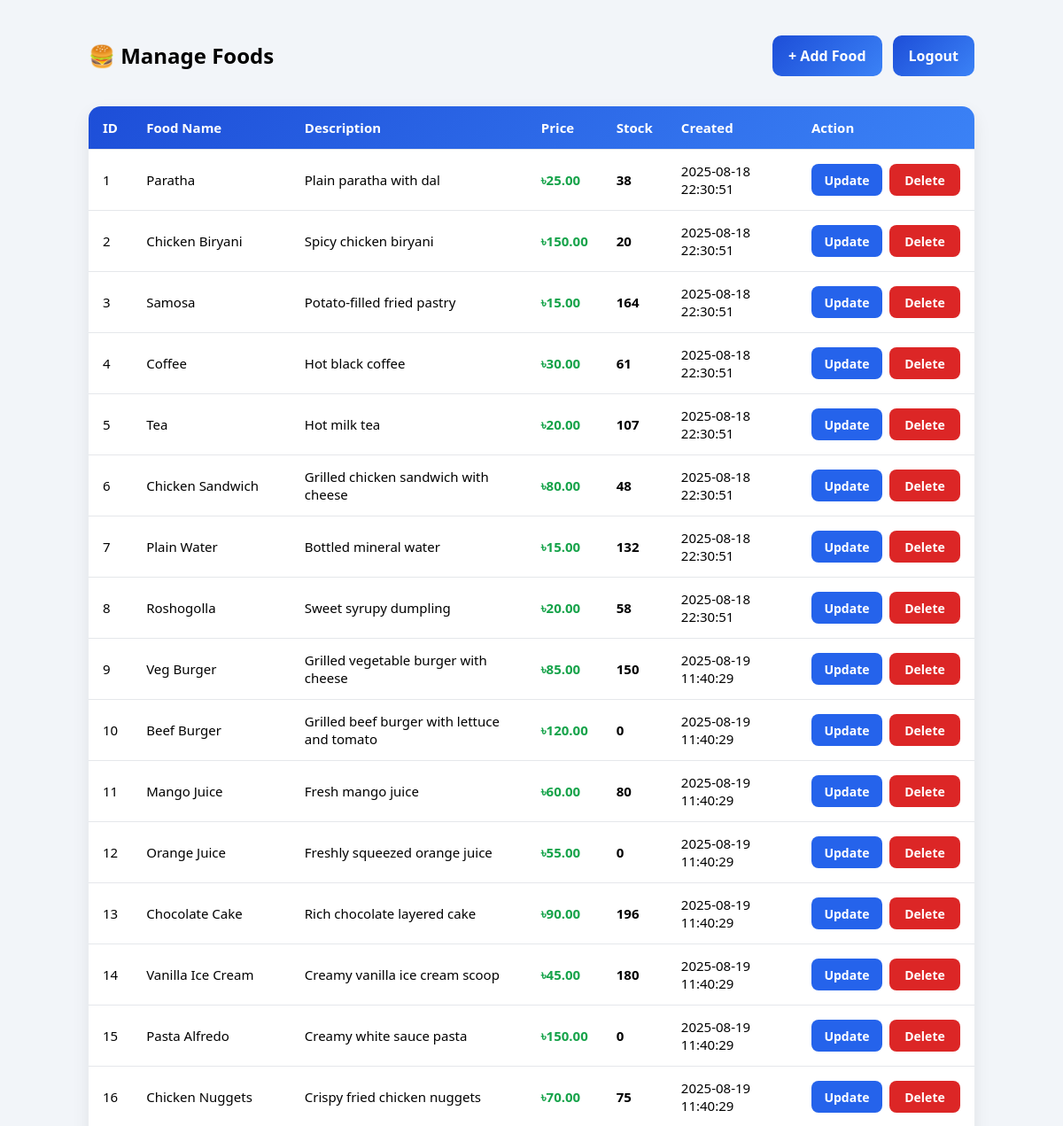
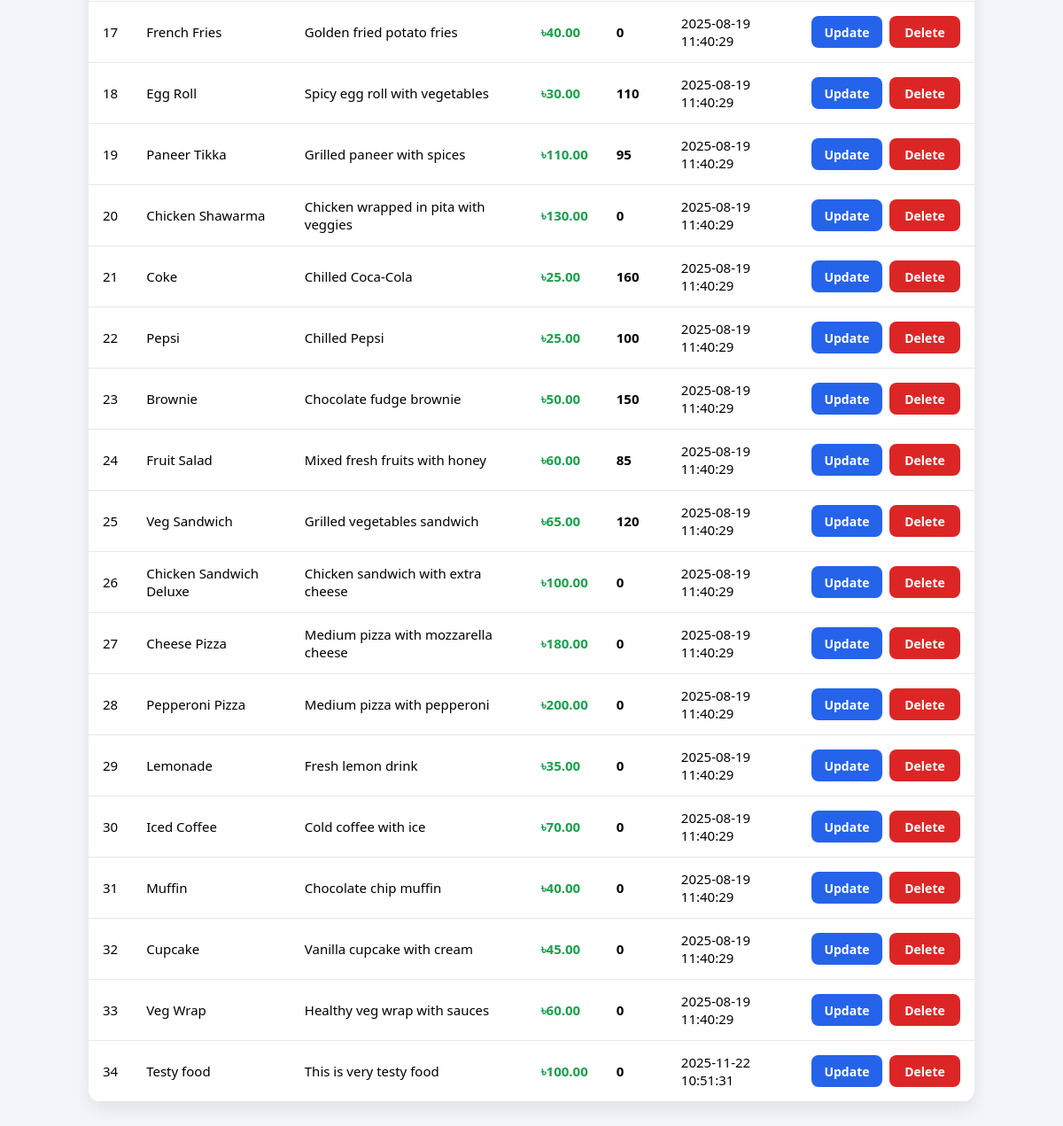
The page /admin/foodModify.php (signed in) on the database as committed earlier (2 pictures, top to bottom).
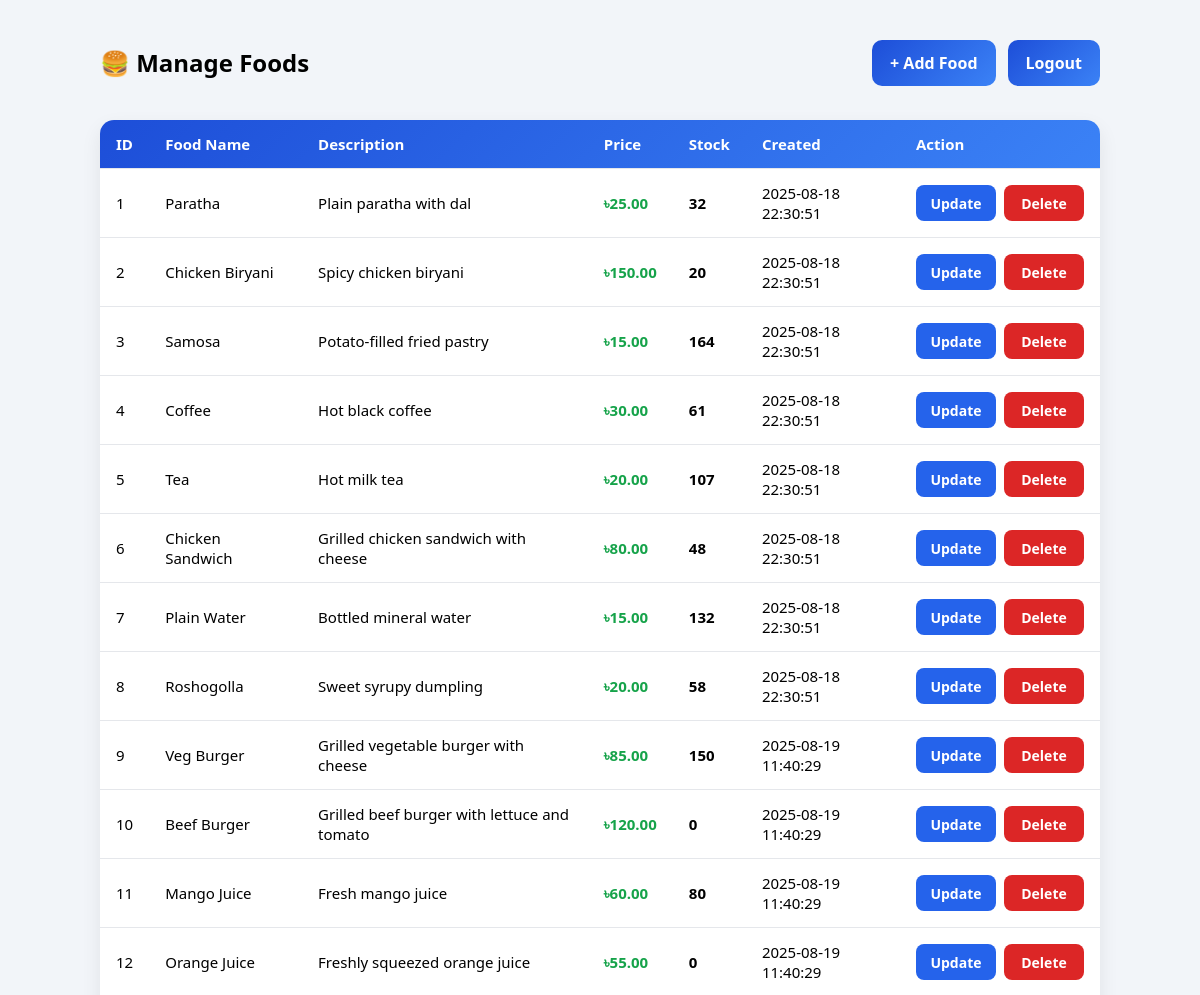
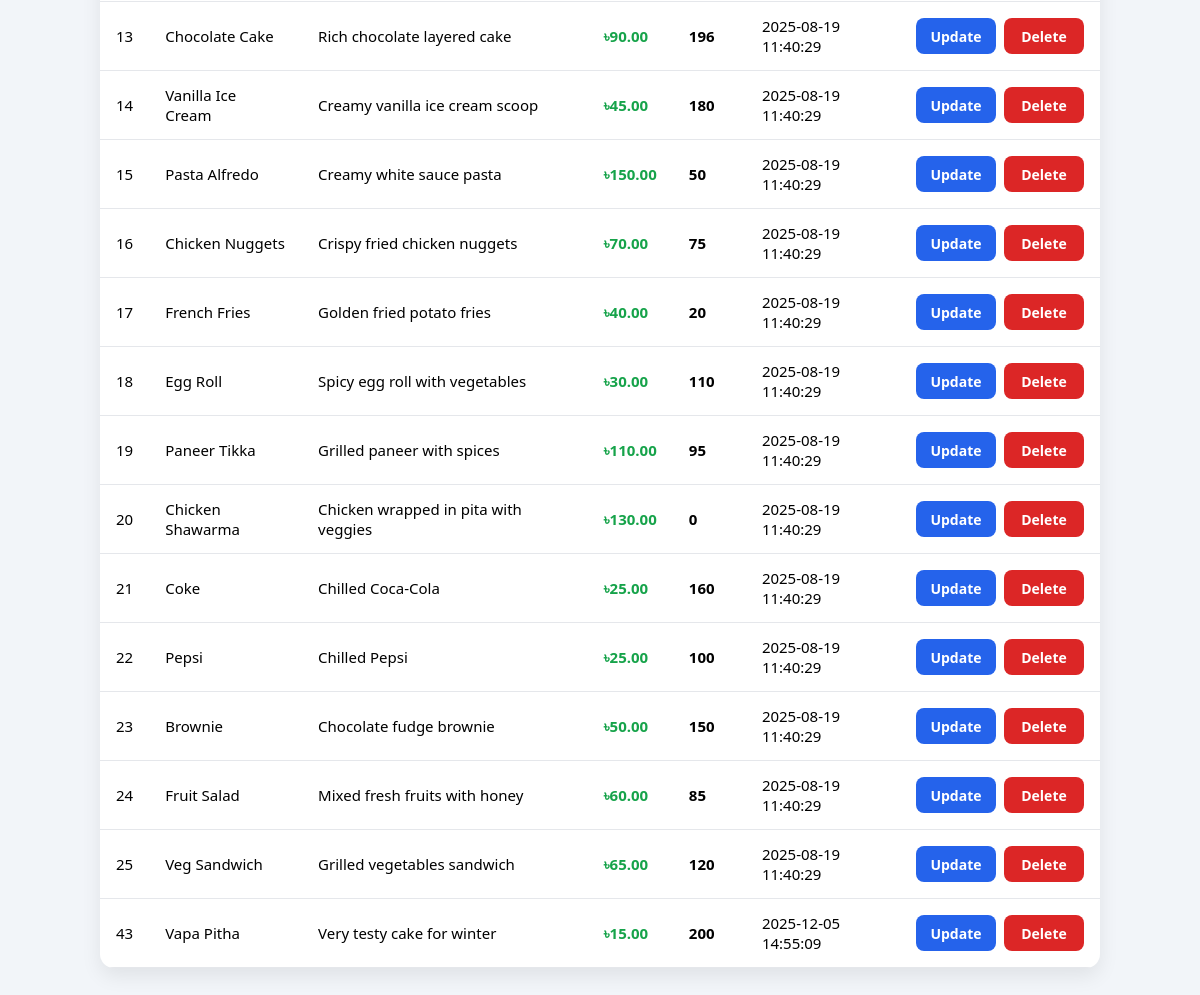
The same page on the database as committed later (2 pictures, top to bottom).
### tables this page shows
CREATE TABLE `inventory` (
  `inventory_id` int(11) NOT NULL,
  `product_id` int(11) NOT NULL,
  `stock_quantity` int(11) NOT NULL,
  `last_updated` timestamp NOT NULL DEFAULT current_timestamp() ON UPDATE current_timestamp()
);

CREATE TABLE `products` (
  `product_id` int(11) NOT NULL,
  `product_name` varchar(255) NOT NULL,
  `description` text DEFAULT NULL,
  `price` decimal(10,2) NOT NULL,
  `category_id` int(11) DEFAULT NULL,
  `deleted` enum('0','1') NOT NULL DEFAULT '0',
  `created_at` timestamp NOT NULL DEFAULT current_timestamp()
);

### admin/foodModify.php (the view, shortened to what this page needs)
<?php
require_once "../config/db.php";
$stmt = $conn->prepare("
    SELECT p.*, i.stock_quantity
    FROM products p
    LEFT JOIN inventory i ON p.product_id = i.product_id
    WHERE p.deleted = '0'
    ORDER BY p.product_id ASC
");
$stmt->execute();
$result = $stmt->get_result();
?>
<!DOCTYPE html>
<html>
<head>
  <link rel="stylesheet" href="../assets/style.css">
</head>
<body>
<div class="container">
  <div class="header-row">
    <h2>🍔 Manage Foods</h2>
    <div class="nav">
      <a class="btn" href="addProduct.php">+ Add Food</a>
      <a class="btn" href="../auth/logout.php">Logout</a>
    </div>
  </div>
  <div class="table-wrap">
    <table>
      <thead>
        <tr>
          <th>ID</th>
          <th>Food Name</th>
          <th>Description</th>
          <th>Price</th>
          <th>Stock</th>
          <th>Created</th>
          <th>Action</th>
        </tr>
      </thead>
      <tbody>
        <?php if ($result->num_rows > 0): ?>
          <?php while($row = $result->fetch_assoc()): ?>
            <tr>
              <td><?= $row["product_id"] ?></td>
              <td><?= htmlspecialchars($row["product_name"]) ?></td>
              <td><?= htmlspecialchars($row["description"]) ?></td>
              <td class="price">৳<?= number_format($row["price"], 2) ?></td>
              <td style="font-weight:700;"><?= $row["stock_quantity"] ?? 0 ?></td>
              <td><?= $row["created_at"] ?></td>
              <td>
                <div class="action-buttons">
                  <a class="btn-update"
                     href="update_product.php?id=<?= $row["product_id"] ?>">
                     Update
                  </a>
                  <a class="btn-danger"
                     href="deleteProduct.php?id=<?= $row["product_id"] ?>"
                     onclick="return confirm('Soft delete this food? It will be hidden.');">
                     Delete
                  </a>
                </div>
              </td>
            </tr>
          <?php endwhile; ?>
        <?php else: ?>
          <tr><td colspan="7" style="text-align:center;padding:20px;">No foods found.</td></tr>
        <?php endif; ?>
      </tbody>
    </table>
  </div>
</div>
</body>
</html>

Rows that differ between the two databases and show on the page:
no longer on this page (row edited): products: product_id "26", product_name "Chicken Sandwich Deluxe", description "Chicken sandwich with extra cheese", price "100.00", stock_quantity "0", created_at "2025-08-19 11:40:29"
no longer on this page (row edited): products: product_id "27", product_name "Cheese Pizza", description "Medium pizza with mozzarella cheese", price "180.00", stock_quantity "0", created_at "2025-08-19 11:40:29"
no longer on this page (row edited): products: product_id "28", product_name "Pepperoni Pizza", description "Medium pizza with pepperoni", price "200.00", stock_quantity "0", created_at "2025-08-19 11:40:29"
no longer on this page (row edited): products: product_id "29", product_name "Lemonade", description "Fresh lemon drink", price "35.00", stock_quantity "0", created_at "2025-08-19 11:40:29"
no longer on this page (row edited): products: product_id "30", product_name "Iced Coffee", description "Cold coffee with ice", price "70.00", stock_quantity "0", created_at "2025-08-19 11:40:29"
no longer on this page (row edited): products: product_id "31", product_name "Muffin", description "Chocolate chip muffin", price "40.00", stock_quantity "0", created_at "2025-08-19 11:40:29"
no longer on this page (row edited): products: product_id "32", product_name "Cupcake", description "Vanilla cupcake with cream", price "45.00", stock_quantity "0", created_at "2025-08-19 11:40:29"
no longer on this page (row edited): products: product_id "33", product_name "Veg Wrap", description "Healthy veg wrap with sauces", price "60.00", stock_quantity "0", created_at "2025-08-19 11:40:29"
no longer on this page (row edited): products: product_id "34", product_name "Testy food", description "This is very testy food", price "100.00", stock_quantity "0", created_at "2025-11-22 10:51:31"
changed inventory "Paratha": stock_quantity "38" → "32"
changed inventory "Pasta Alfredo": stock_quantity "0" → "50"
changed inventory "French Fries": stock_quantity "0" → "20"
added inventory: product.product_id "43", product.product_name "Vapa Pitha", product.description "Very testy cake for winter", product.price "15.00", stock_quantity "200", product.created_at "2025-12-05 14:55:09"
